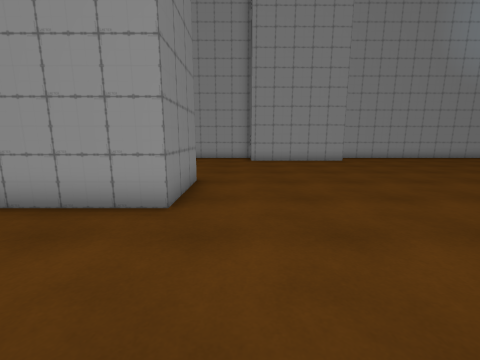
View 1 (above)

15 first-person views from a walk through a scene from a Unity 3-D project. The camera is 1.3 m above the floor, tilts 10° down and sees 90° across. The floor is counted in squares, 1 m on a side. Each view is taken from the middle of a square. On the plan, view 1 faces up. The plan holds only what a view shows up to about 12 squares ahead; the rest is blank. The place goes on beyond the plan. The player character is not drawn.

View 2
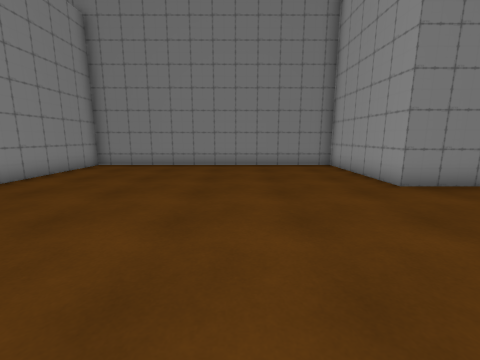

View 3
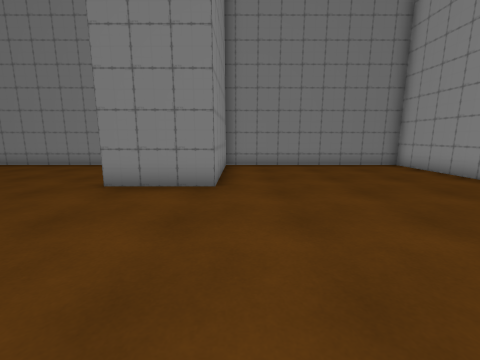

View 4
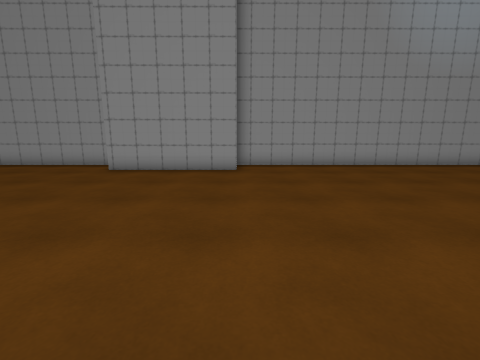

View 5
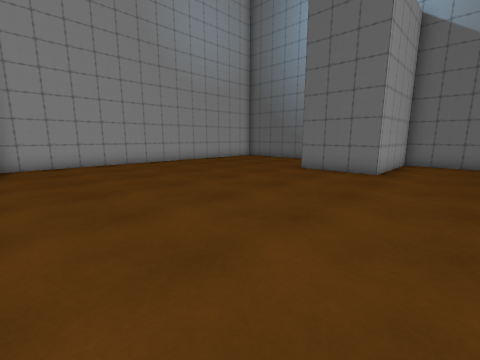

View 6
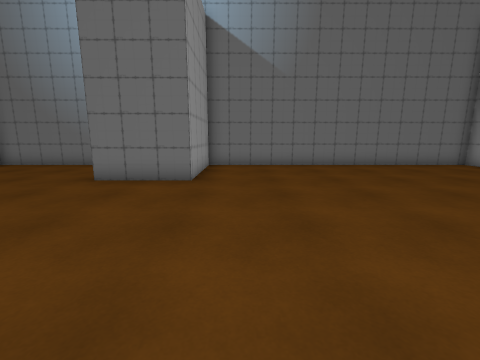

View 7
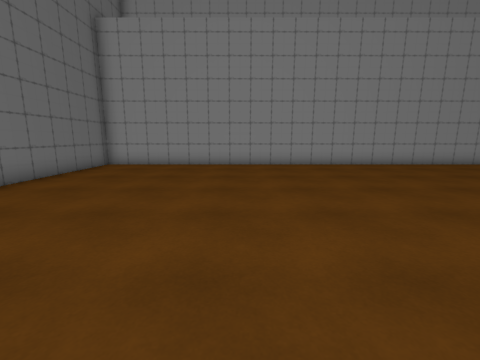

View 8
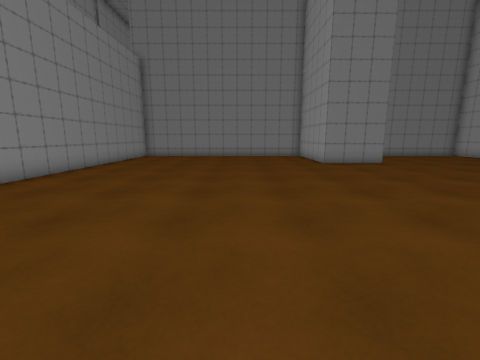

View 9
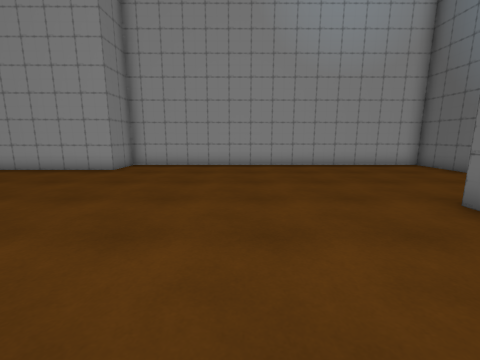

View 10
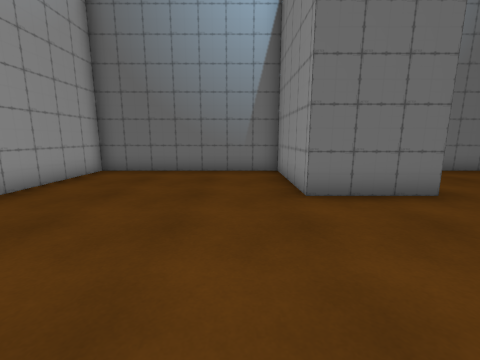

View 11
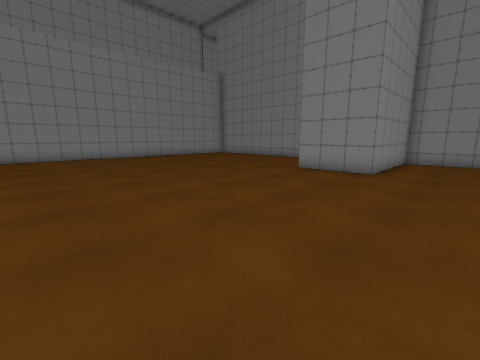

View 12
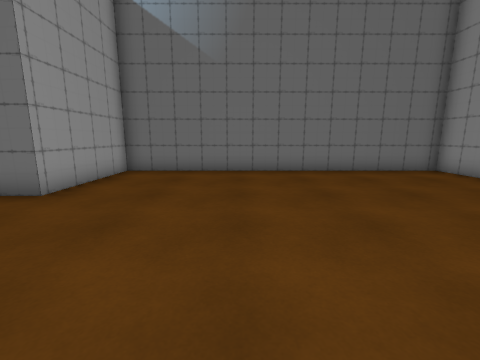

View 13
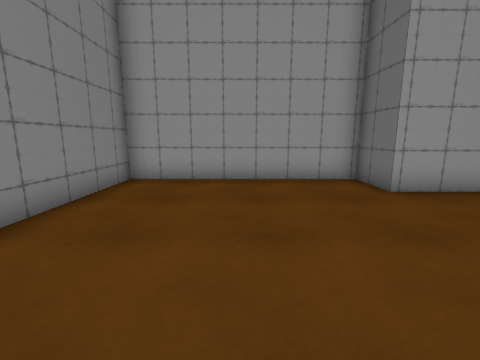

View 14
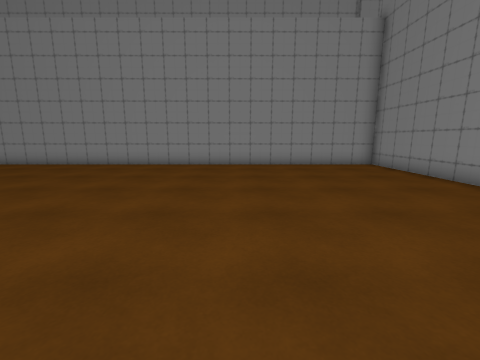

View 15
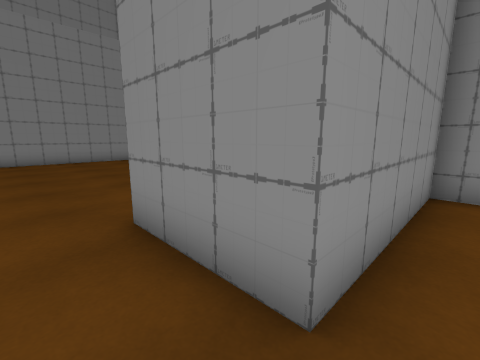

### Floor plan
Points are (right, up) in squares from view 1. A wall is a line through its corners. A room is listed if a view was taken in it or the views show most of it. See-through windows are left out.
Room 1 (views 1, 2, 3, 4, 5, 6, 7, 8, 9, 10, 11, 12, 13, 14, 15)
walls: (-1.3, 4.3) (-6.5, 4.3) (-6.5, -6.8) (19.5, -6.8) (19.5, 5.5) (15.3, 5.5) (15.3, 8.5) (19.5, 8.5) (19.5, 15.5) (5.9, 15.5) (5.9, 13.7) (0.7, 13.7) (0.7, 15.5) (-6.5, 15.5) (-6.5, 7.3) (-1.3, 7.3) (-1.3, 4.3)

Where each view was taken, in squares from view 1:
view 1: 0 up, 0 right, facing up
view 2: 0 up, 5 right, facing left
view 3: 8 up, 5 right, facing left
view 4: 4 up, 6 right, facing up
view 5: 3 up, 6 right, facing up-right
view 6: 4 up, 8 right, facing right
view 7: 5 up, 13 right, facing down
view 8: 0 up, 11 right, facing left
view 9: 4 up, 11 right, facing up
view 10: 10 up, 10 right, facing right
view 11: 10 up, 8 right, facing down-left
view 12: 1 up, 10 right, facing right
view 13: 8 up, 3 left, facing up
view 14: 5 up, 0 right, facing down
view 15: 8 up, 0 right, facing down-left
